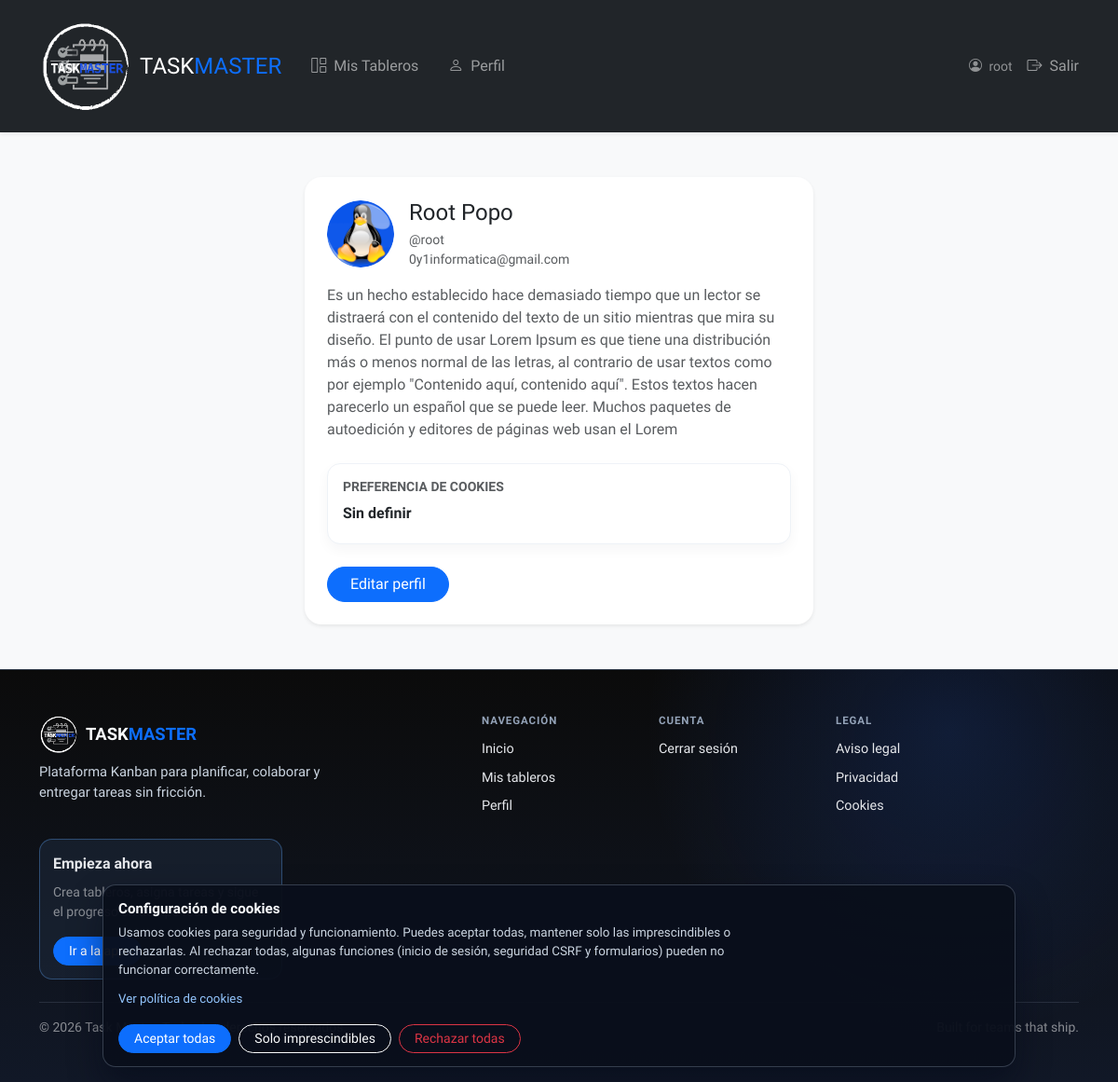
Page /boards/profile/ (signed in) on the earlier database version.
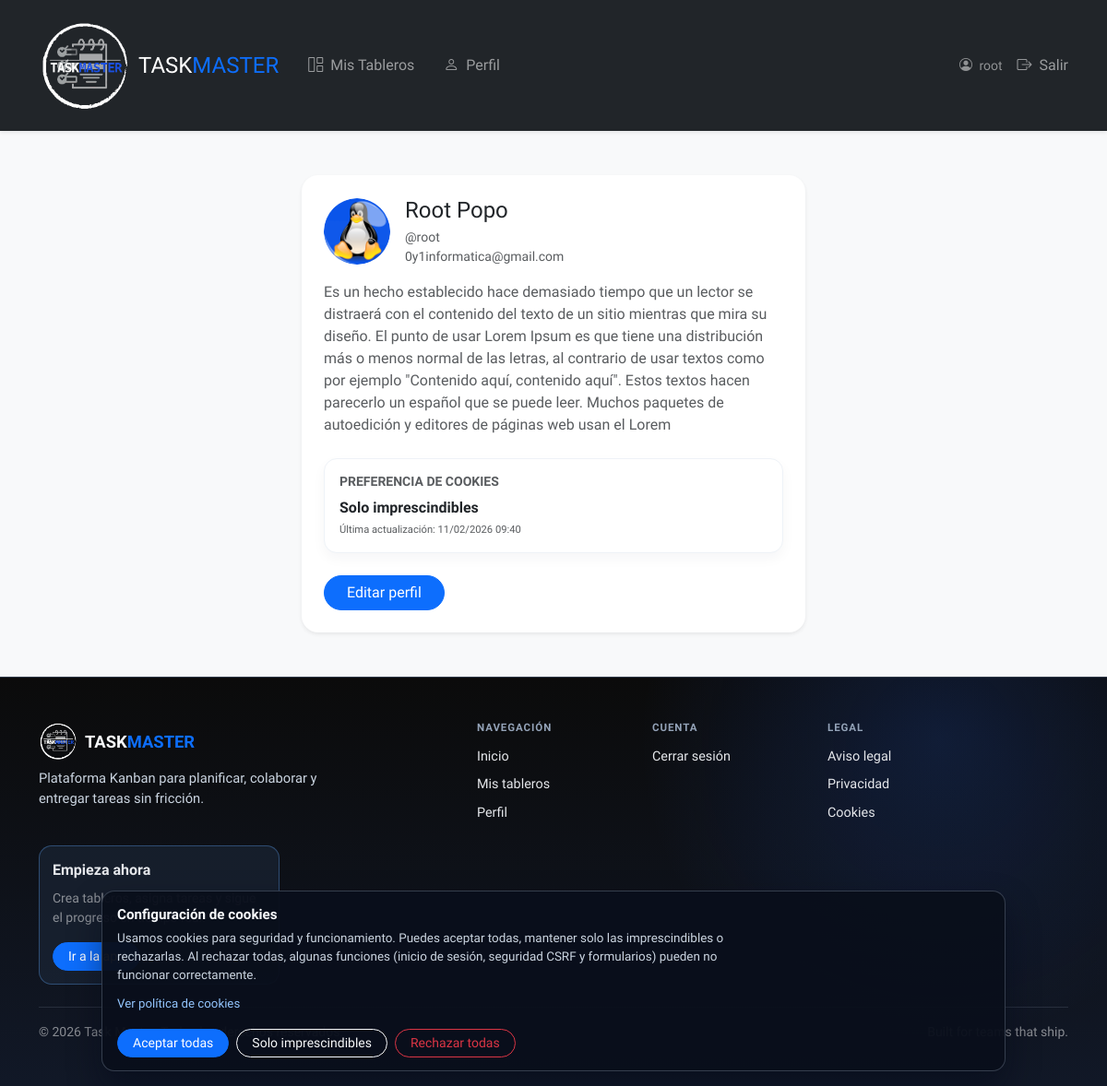
Same page on the later database version.
### boards/models.py (models this page shows, shortened)
class UserProfile(models.Model):
    COOKIE_CONSENT_CHOICES = [
        ("all", "Aceptar todas"),
        ("essential", "Solo imprescindibles"),
        ("reject", "Rechazar todas"),
    ]
    user = models.OneToOneField(User, on_delete=models.CASCADE, related_name="profile")
    bio = models.TextField(blank=True)
    avatar = models.ImageField(upload_to="avatars/", blank=True, null=True)
    notify_task_assigned = models.BooleanField(default=True)
    notify_task_due = models.BooleanField(default=True)
    notify_task_status = models.BooleanField(default=True)
    pending_email = models.EmailField(blank=True, null=True)
    pending_email_token = models.CharField(max_length=255, blank=True, null=True)
    pending_email_created_at = models.DateTimeField(blank=True, null=True)
    cookie_consent = models.CharField(
        max_length=20,
        choices=COOKIE_CONSENT_CHOICES,
        blank=True,
        null=True,
    )
    cookie_consent_updated_at = models.DateTimeField(blank=True, null=True)
    notify_task_due = models.BooleanField(default=True)
    notify_task_status = models.BooleanField(default=True)
    def avatar_url(self):
        if self.avatar:
            return self.avatar.url
        return "/static/img/taskmaster.png"

### boards/views.py (the view)
# urls.py: path("profile/", views.ProfileView.as_view(), name="profile"),
class ProfileView(LoginRequiredMixin, DetailView):
    model = UserProfile
    template_name = "profiles/profile_detail.html"
    context_object_name = "profile"
    def get_object(self, queryset=None):
        profile, _ = UserProfile.objects.get_or_create(user=self.request.user)
        return profile

### templates/profiles/profile_detail.html (shortened to what this page needs)
{% extends "layout.html" %}
{% block content %}
<div class="row justify-content-center">
    <div class="col-md-8 col-lg-6">
        <div class="card border-0 shadow-sm" style="border-radius: 18px;">
            <div class="card-body p-4">
                <div class="d-flex align-items-center gap-3 mb-3">
                    <img src="{{ profile.avatar_url }}" alt="Avatar" width="72" height="72" class="rounded-circle object-fit-cover">
                    <div>
                        <h4 class="mb-1">
                            {% if profile.user.first_name or profile.user.last_name %}
                                {{ profile.user.first_name }} {{ profile.user.last_name }}
                            {% else %}
                                {{ profile.user.username }}
                            {% endif %}
                        </h4>
                        <div class="text-muted small">@{{ profile.user.username }}</div>
                        <div class="text-muted small">{{ profile.user.email }}</div>
                    </div>
                </div>
                {% if profile.bio %}
                <p class="text-muted mb-4">{{ profile.bio }}</p>
                {% endif %}
                <div class="section-box mb-4">
                    <h6 class="small text-uppercase text-muted fw-bold mb-2">Preferencia de cookies</h6>
                    <p class="mb-1">
                        <strong>
                            {% if profile.cookie_consent == "all" %}
                                Aceptar todas
                            {% elif profile.cookie_consent == "essential" %}
                                Solo imprescindibles
                            {% elif profile.cookie_consent == "reject" %}
                                Rechazar todas
                            {% else %}
                                Sin definir
                            {% endif %}
                        </strong>
                    </p>
                    {% if profile.cookie_consent_updated_at %}
                    <p class="text-muted extra-small mb-0">
                        Última actualización: {{ profile.cookie_consent_updated_at|date:"d/m/Y H:i" }}
                    </p>
                    {% endif %}
                </div>
                <a href="{% url 'boards:profile_edit' %}" class="btn btn-primary rounded-pill px-4">Editar perfil</a>
            </div>
        </div>
    </div>
</div>
{% endblock %}

### templates/layout.html (shortened to what this page needs)
{% load static %}
<!DOCTYPE html>
<html lang="es">
<head>
    <link href="https://cdn.jsdelivr.net/npm/bootstrap@5.3.2/dist/css/bootstrap.min.css" rel="stylesheet">
    <link rel="stylesheet" href="https://cdn.jsdelivr.net/npm/bootstrap-icons@1.11.1/font/bootstrap-icons.css">
    <link rel="stylesheet" href="{% static 'css/style.css' %}?v=20260211b">
</head>
<body class="bg-light d-flex flex-column min-vh-100" data-authenticated="{{ user.is_authenticated|yesno:'true,false' }}">
    {% include "includes/_header.html" %}
    <main class="container py-5 flex-grow-1">
        {% block content %}{% endblock %}
    </main>
    {% include "includes/_footer.html" %}
    {% include "includes/_cookie_banner.html" %}
</body>
</html>

### templates/includes/_header.html (shortened to what this page needs)
{% load static %}
<nav class="navbar navbar-expand-lg navbar-dark bg-dark py-3 shadow-sm">
    <div class="container">
        <a class="navbar-brand fw-800 fs-4 d-flex align-items-center gap-2" href="{% url 'home' %}">
            <img src="{% static 'img/taskmaster.png' %}" alt="Task Master" height="100" class="rounded-2">
            <span>TASK<span class="text-primary">MASTER</span></span>
        </a>
        <div class="collapse navbar-collapse" id="navbarNav">
            <ul class="navbar-nav me-auto">
                {% if user.is_authenticated %}
                <li class="nav-item">
                    <a class="nav-link px-3" href="{% url 'boards:board_list' %}">
                        <i class="bi bi-grid-1x2 me-1"></i> Mis Tableros
                    </a>
                </li>
                <li class="nav-item">
                    <a class="nav-link px-3" href="{% url 'boards:profile' %}">
                        <i class="bi bi-person me-1"></i> Perfil
                    </a>
                </li>
                {% endif %}
            </ul>
            <ul class="navbar-nav ms-auto align-items-center gap-2">
                {% if user.is_authenticated %}
                    <li class="nav-item text-white-50 me-2 small">
                        <i class="bi bi-person-circle me-1"></i> {{ user.username }}
                    </li>
                    <li class="nav-item">
                        <form action="{% url 'logout' %}" method="post" class="m-0">
                            <button type="submit" class="btn btn-link nav-link border-0 p-0 text-danger-hover">
                                <i class="bi bi-box-arrow-right me-1"></i> Salir
                            </button>
                        </form>
                    </li>
                {% endif %}
            </ul>
        </div>
    </div>
</nav>

### templates/includes/_footer.html (shortened to what this page needs)
{% load static %}
<footer class="site-footer mt-auto">
    <div class="container py-4 py-md-5">
        <div class="row g-4 align-items-start">
            <div class="col-lg-5">
                <a href="{% url 'home' %}" class="site-footer-brand text-decoration-none d-inline-flex align-items-center gap-2 mb-2">
                    <img src="{% static 'img/taskmaster.png' %}" alt="Task Master" width="42" height="42" class="rounded-2">
                    <span>TASK<span class="text-primary">MASTER</span></span>
                </a>
                <p class="site-footer-copy mb-0">
                    Plataforma Kanban para planificar, colaborar y entregar tareas sin fricción.
                </p>
            </div>
            <div class="col-6 col-md-3 col-lg-2">
                <h6 class="site-footer-title">Navegación</h6>
                <ul class="site-footer-links list-unstyled mb-0">
                    <li><a href="{% url 'home' %}">Inicio</a></li>
                    {% if user.is_authenticated %}
                    <li><a href="{% url 'boards:board_list' %}">Mis tableros</a></li>
                    <li><a href="{% url 'boards:profile' %}">Perfil</a></li>
                    {% else %}
                    <li><a href="{% url 'login' %}">Entrar</a></li>
                    <li><a href="{% url 'boards:signup' %}">Registrarme</a></li>
                    {% endif %}
                </ul>
            </div>
            <div class="col-6 col-md-3 col-lg-2">
                <h6 class="site-footer-title">Cuenta</h6>
                <ul class="site-footer-links list-unstyled mb-0">
                    {% if user.is_authenticated %}
                    <li>
                        <form action="{% url 'logout' %}" method="post" class="m-0">
                            <button type="submit" class="site-footer-link-btn">Cerrar sesión</button>
                        </form>
                    </li>
                    {% else %}
                    <li><a href="{% url 'password_reset' %}">Recuperar contraseña</a></li>
                    <li><a href="{% url 'resend_activation' %}">Reenviar activación</a></li>
                    {% endif %}
                </ul>
            </div>
            <div class="col-6 col-md-3 col-lg-2">
                <h6 class="site-footer-title">Legal</h6>
                <ul class="site-footer-links list-unstyled mb-0">
                    <li><a href="{% url 'legal_notice' %}">Aviso legal</a></li>
                    <li><a href="{% url 'privacy_policy' %}">Privacidad</a></li>
                    <li><a href="{% url 'cookies_policy' %}">Cookies</a></li>
                </ul>
            </div>
            <div class="col-lg-3">
                <div class="site-footer-card">
                    <p class="mb-2 fw-bold">Empieza ahora</p>
                    <p class="mb-3 small text-white-50">Crea tableros, asigna tareas y sigue el progreso en tiempo real.</p>
                    {% if user.is_authenticated %}
                    <a href="{% url 'boards:board_list' %}" class="btn btn-primary btn-sm rounded-pill px-3">Ir a la app</a>
                    {% else %}
                    <a href="{% url 'boards:signup' %}" class="btn btn-primary btn-sm rounded-pill px-3">Crear cuenta</a>
                    {% endif %}
                </div>
            </div>
        </div>
        <div class="site-footer-bottom mt-4 pt-3 d-flex flex-column flex-md-row justify-content-between gap-2">
            <p class="mb-0 small text-white-50">&copy; {% now "Y" %} Task Master. Todos los derechos reservados.</p>
            <p class="mb-0 small text-white-50">Built for teams that ship.</p>
        </div>
    </div>
</footer>

### templates/includes/_cookie_banner.html (shortened to what this page needs)
<div id="cookie-banner" class="cookie-banner d-none" role="dialog" aria-live="polite" aria-label="Preferencias de cookies">
    <div class="cookie-banner-inner">
        <p class="cookie-banner-title mb-1">Configuración de cookies</p>
        <p class="cookie-banner-text mb-2">
            Usamos cookies para seguridad y funcionamiento. Puedes aceptar todas, mantener solo las imprescindibles
            o rechazarlas. Al rechazar todas, algunas funciones (inicio de sesión, seguridad CSRF y formularios)
            pueden no funcionar correctamente.
        </p>
        <a href="{% url 'cookies_policy' %}" class="cookie-banner-link">Ver política de cookies</a>
        <div class="cookie-banner-actions mt-3">
            <button type="button" class="btn btn-primary btn-sm rounded-pill px-3" data-cookie-choice="all">
                Aceptar todas
            </button>
            <button type="button" class="btn btn-outline-light btn-sm rounded-pill px-3" data-cookie-choice="essential">
                Solo imprescindibles
            </button>
            <button type="button" class="btn btn-outline-danger btn-sm rounded-pill px-3" data-cookie-choice="reject">
                Rechazar todas
            </button>
        </div>
    </div>
</div>

### static/css/style.css (style rules this page uses)
body { font-family: 'Overpass', sans-serif; background-color: #f1f2f4; margin: 0; }
h1, h2, h3, h4, h5, h6, .section-title, .column-title, .navbar-brand { font-family: 'Vercetti', serif; }
button, .btn, input, select, textarea { font-family: 'Overpass', sans-serif; }
.extra-small { font-size: 0.7rem; }
.site-footer { background: radial-gradient(circle at 85% 15%, rgba(37, 99, 235, 0.18), transparent 30%), linear-gradient(180deg, #0b0b0b, #111827); color: #e5e7eb; border-top: 1px solid rgba(148, 163, 184, 0.22); }
.site-footer-brand { font-family: 'Vercetti', serif; font-size: 1.15rem; font-weight: 700; color: #f8fafc; }
.site-footer-copy { color: #cbd5e1; max-width: 42ch; font-size: 0.92rem; }
.site-footer-title { font-size: 0.72rem; font-weight: 800; letter-spacing: 0.08em; text-transform: uppercase; color: #94a3b8; margin-bottom: 0.65rem; }
.site-footer-links li + li { margin-top: 0.42rem; }
.site-footer-links a, .site-footer-link-btn { color: #e5e7eb; text-decoration: none; font-size: 0.9rem; transition: color 0.18s ease; }
.site-footer-link-btn { background: none; border: 0; padding: 0; cursor: pointer; }
.site-footer-card { border: 1px solid rgba(96, 165, 250, 0.35); background: rgba(30, 41, 59, 0.56); border-radius: 14px; padding: 14px; }
.site-footer-bottom { border-top: 1px solid rgba(148, 163, 184, 0.18); }
.section-box { background: #ffffff; border: 1px solid #eef2f7; border-radius: 14px; padding: 16px; box-shadow: 0 6px 14px rgba(15,23,42,0.04); }
:root { --home-bg-1: #fff7ed; --home-bg-2: #eef6ff; --home-accent: #0f6bdc; --home-accent-dark: #0d4f9f; --home-ink: #0f172a; }
.cookie-banner { position: fixed; left: 16px; right: 16px; bottom: 16px; z-index: 1085; }
.cookie-banner-inner { max-width: 980px; margin: 0 auto; background: rgba(10, 15, 28, 0.96); border: 1px solid rgba(148, 163, 184, 0.32); border-radius: 14px; box-shadow: 0 18px 36px rgba(2, 6, 23, 0.45); color: #e2e8f0; padding: 14px 16px; }
.cookie-banner-title { font-size: 0.95rem; font-weight: 800; color: #f8fafc; }
.cookie-banner-text { font-size: 0.84rem; color: #cbd5e1; max-width: 94ch; }
.cookie-banner-link { color: #93c5fd; font-size: 0.83rem; text-decoration: none; }
.cookie-banner-actions { display: flex; flex-wrap: wrap; gap: 8px; }

Differences in the rows shown:
changed UserProfile "Root": cookie_consent_updated_at (not shown) → "11/02/2026 09:40"
Other differences:
text no longer shown: "Sin definir"
text now shown: "Solo imprescindibles Última actualización:"
